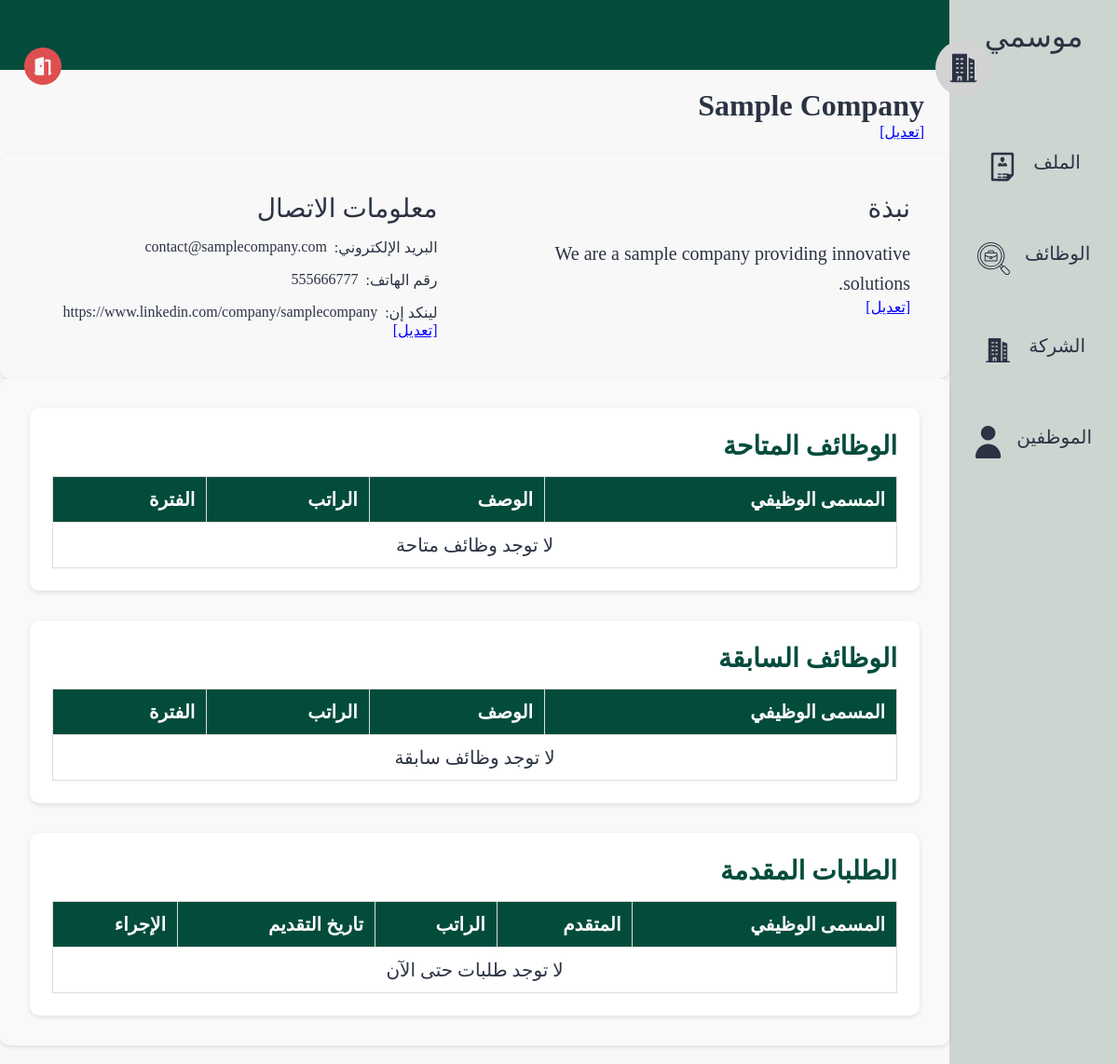
The page /pages/company.php?id=2 (signed in) on the database its author committed.
### tables this page shows
CREATE TABLE company (
    company_id INTEGER PRIMARY KEY, 
    owner_id INTEGER,
    hr_id INTEGER,
    name TEXT,
    location TEXT,
    email TEXT,
    linkedin Text,
    phone TEXT,
    bio TEXT,
    FOREIGN KEY (owner_id) REFERENCES users(id) ON DELETE CASCADE,
    FOREIGN KEY (hr_id) REFERENCES users(id) ON DELETE CASCADE
);

### src/pages/company.php (the view, shortened to what this page needs)
<?php
include('../database/data.php');
$company_id = isset($_GET["id"]) ? intval($_GET["id"]) : ($_SESSION['user']['company_id'] ?? 0);
$stmt = $db->prepare("SELECT * FROM company WHERE company_id = :company_id");
$stmt->bindValue(':company_id', $company_id, SQLITE3_INTEGER);
$result = $stmt->execute()->fetchArray(SQLITE3_ASSOC);
$isOwner = (isset($_SESSION['user']) && $_SESSION['user']['id'] == $result['owner_id']);
$name = $result['name'] ?? 'غير معروف';
$bio = $result['bio'] ?? 'لا توجد معلومات';
$email = $result['email'] ?? 'غير متوفر';
$phone = $result['phone'] ?? 'غير متوفر';
$linkedin = $result['linkedin'] ?? '#';
$applications = fetchAllApplicationsForCompany($company_id);
$availableJobs = [];
$previousJobs = [];
?>
<!DOCTYPE html>
<html lang="ar" dir="rtl">
<head>
  <link rel="stylesheet" href="../styles/profile.css">
</head>
<body>
  <section class="page-structure">
    <?php
      include "../components/NavBar.php";
    ?>
    <section class="page-content">
      <div class="username">
        <img class="profile-pic" src="../images/company.svg" alt="صورة الشركة">
        <div class="user">
          <h2 id="companyNameDisplay"><?php echo htmlspecialchars($name); ?></h2>
          <?php if ($isOwner): ?>
            <span class="edit-btn" onclick="toggleEdit('companyName')">[تعديل]</span>
          <?php endif; ?>
        </div>
      </div>
      <div class="options">
        <a href="../pages/logout.php">
          <img class="nav-icon" style="--color: #DF4F4F" src="../images/logout.svg" alt="شعار تسجيل الخروج">
        </a>
      </div>
      <header></header>
      <main>
        <section class="profile-details">
          <div class="block about">
            <h2>نبذة</h2>
            <div id="companyAboutDisplay">
              <p><?php echo htmlspecialchars($bio); ?></p>
              <?php if ($isOwner): ?>
                <span class="edit-btn" onclick="toggleEdit('companyAbout')">[تعديل]</span>
              <?php endif; ?>
            </div>
          </div>
          <div class="block contacts">
            <h2>معلومات الاتصال</h2>
            <div id="companyContactDisplay">
              <ul>
                <li>البريد الإلكتروني:
                  <a href="mailto:<?php echo htmlspecialchars($email); ?>"><?php echo htmlspecialchars($email); ?></a>
                </li>
                <li>رقم الهاتف:
                  <a href="tel:<?php echo htmlspecialchars($phone); ?>"><?php echo htmlspecialchars($phone); ?></a>
                </li>
                <li>لينكد إن:
                  <a href="<?php echo htmlspecialchars($linkedin); ?>" target="_blank"><?php echo htmlspecialchars($linkedin); ?></a>
                </li>
              </ul>
              <?php if ($isOwner): ?>
                <span class="edit-btn" onclick="toggleEdit('companyContact')">[تعديل]</span>
              <?php endif; ?>
            </div>
        </section>
        <section class="recent-activity">
          <div class="block experinces">
            <h2>الوظائف المتاحة</h2>
            <table border="1" cellpadding="5" cellspacing="0" style="width:100%; text-align:right;">
              <tr>
                <th>المسمى الوظيفي</th>
                <th>الوصف</th>
                <th>الراتب</th>
                <th>الفترة</th>
              </tr>
              <?php if (!empty($availableJobs)): ?>
                <?php foreach ($availableJobs as $job): ?>
                  <tr>
                    <td><?= htmlspecialchars($job["name"]) ?></td>
                    <td><?= htmlspecialchars($job["description"]) ?></td>
                    <td><?= htmlspecialchars($job["salary"]) ?> ريال</td>
                    <td>
                      من <?= htmlspecialchars($job["start"]) ?>
                      <?php if (!empty($job["end"])): ?>
                        إلى <?= htmlspecialchars($job["end"]) ?>
                      <?php else: ?>
                        (مستمر)
                      <?php endif; ?>
                    </td>
                  </tr>
                <?php endforeach; ?>
              <?php else: ?>
                <tr>
                  <td colspan="4" style="text-align: center;">لا توجد وظائف متاحة</td>
                </tr>
              <?php endif; ?>
            </table>
          </div>
          <div class="block experinces">
            <h2>الوظائف السابقة</h2>
            <table border="1" cellpadding="5" cellspacing="0" style="width:100%; text-align:right;">
              <tr>
                <th>المسمى الوظيفي</th>
                <th>الوصف</th>
                <th>الراتب</th>
                <th>الفترة</th>
              </tr>
              <?php if (!empty($previousJobs)): ?>
                <?php foreach ($previousJobs as $job): ?>
                  <tr>
                    <td><?= htmlspecialchars($job["name"]) ?></td>
                    <td><?= htmlspecialchars($job["description"]) ?></td>
                    <td><?= htmlspecialchars($job["salary"]) ?> ريال</td>
                    <td>
                      من <?= htmlspecialchars($job["start"]) ?>
                      إلى <?= htmlspecialchars($job["end"]) ?>
                    </td>
                  </tr>
                <?php endforeach; ?>
              <?php else: ?>
                <tr>
                  <td colspan="4" style="text-align: center;">لا توجد وظائف سابقة</td>
                </tr>
              <?php endif; ?>
            </table>
          </div>
          <?php if($isOwner): ?>
          <div class="block experinces">
            <h2>الطلبات المقدمة</h2>
            <table border="1" cellpadding="5" cellspacing="0" style="width:100%; text-align:right;">
              <tr>
                <th>المسمى الوظيفي</th>
                <th>المتقدم</th>
                <th>الراتب</th>
                <th>تاريخ التقديم</th>
                <th>الإجراء</th>
              </tr>
              <?php if (!empty($applications)): ?>
                <?php foreach ($applications as $application): ?>
                  <tr>
                    <td><?= htmlspecialchars($application["job_title"]) ?></td>
                    <td><?= htmlspecialchars($application["applicant_name"]) ?></td>
                    <td><?= htmlspecialchars($application["salary"]) ?> ريال</td>
                    <td><?= htmlspecialchars($application["applied_at"]) ?></td>
                    <td>
                      <?php if ($application["status"] === "pending"): ?>
                        <form action="update_application_status.php" method="POST" style="display:inline;">
                          <input type="hidden" name="application_id" value="<?= $application['id']; ?>">
                          <input type="hidden" name="status" value="accepted">
                          <button type="submit" class="accept-btn">قبول</button>
                        </form>
                        <form action="update_application_status.php" method="POST" style="display:inline;">
                          <input type="hidden" name="application_id" value="<?= $application['id']; ?>">
                          <input type="hidden" name="status" value="rejected">
                          <button type="submit" class="reject-btn">رفض</button>
                        </form>
                      <?php else: ?>
                        <span class="<?= $application["status"] === 'accepted' ? 'accepted' : 'rejected'; ?>">
                          <?= $application["status"] === "accepted" ? "✔ مقبول" : "✖ مرفوض"; ?>
                        </span>
                      <?php endif; ?>
                    </td>
                  </tr>
                <?php endforeach; ?>
              <?php else: ?>
                <tr>
                  <td colspan="5" style="text-align: center;">لا توجد طلبات حتى الآن</td>
                </tr>
              <?php endif; ?>
            </table>
          </div>
          <?php endif; ?>
        </section>
      </main>
    </section>
  </section>
</body>
</html>

### src/styles/profile.css (style rules this page uses)
* { color: var(--black-color); }
body { background-color: var(--white-color); }
.nav-icon { --color: var(--white-alt-color); background-color: var(--color); width: 40px; height: 40px; border-radius: 50%; padding: 0.5rem; }
section.page-content { width: 100%; }
header { position: relative; display: flex; align-items: center; justify-content: space-between; min-height: 75px; background-color: var(--main-color); padding: 1.25rem 3rem; }
.username .profile-pic { width: 60px; height: 60px; padding: 10px; border-radius: 50%; background-color: lightgray; top: 0; }
.username { display: flex; align-items: center; gap: 0.75rem; height: 65px; position: absolute; top: 0; right: 18px; z-index: 1000; padding: 0.5rem 1rem; right: 10%; top: 40px; }
.options { display: flex; align-items: center; gap: 0.75rem; height: 65px; position: absolute; top: 40px; left: 10px; z-index: 1000; padding: 0.5rem 1rem; }
.username h2 { font-size: 2rem; }
.username .user { position: static; margin-top: 100px; }
header::after { content: ""; position: absolute; right: 0; bottom: 0; width: 70%; height: 4px; background-color: var(--main-color); }
main { margin-top: 70px; width: 100%; padding: 1rem; }
main section { border-radius: 10px; box-shadow: 0 2px 5px rgba(0, 0, 0, 0.1); padding: 18px; }
.profile-details { display: grid; grid-template-columns: 1fr 1fr; gap: 2rem; }
.profile-details .block { display: flex; flex-direction: column; gap: 1rem; background-color: var(--white-color); padding: 1.5rem; border-radius: 10px; }
.profile-details .block h2 { font-size: 1.75rem; font-weight: 500; }
.profile-details .block ul { list-style: none; padding-inline-start: 0; display: flex; flex-wrap: wrap; gap: 1rem; }
.profile-details .block ul li { display: flex; gap: 0.5rem; font-size: 1rem; }
.profile-details .block.about p { font-size: 1.25rem; line-height: 1.6; }
.recent-activity { display: flex; flex-direction: column; gap: 2rem; padding: 2rem; background-color: #f9f9f9; border-radius: 10px; }
.recent-activity .block { background-color: #fff; padding: 1.5rem; border-radius: 10px; box-shadow: 0 2px 5px rgba(0, 0, 0, 0.1); }
.recent-activity .block h2 { font-size: 1.75rem; margin-bottom: 1rem; color: var(--main-color); }
.experinces table { width: 100%; border-collapse: collapse; font-size: 1.25rem; margin-top: 1rem; }
.experinces table th, .experinces table td { padding: 0.75rem; text-align: right; border: 1px solid #ddd; }
.experinces table th { background-color: var(--main-color); color: #fff; }
.experinces table tr:nth-child(odd) { background-color: #f9f9f9; }
.experinces table tr:nth-child(even) { background-color: #fff; }
@media (min-width: 992px) { main { padding: 1.25rem 0; } }

### src/styles/globals.css (style rules this page uses)
*, *::before, *::after { box-sizing: border-box; margin: 0; padding: 0; list-style: none; text-decoration: none; }
:root { --main-color: #034c3c; --secondary-color: #d2b48c; --white-color: #f8f8f8; --black-color: #2b3344; --white-alt-color: #cdd5d1; }
a { display: block; color: var(--black-color); }
.page-structure { display: flex; min-height: 100vh; }

### src/pages/company.php (style rules this page uses)
.edit-btn, .cancel-btn { cursor: pointer; color: blue; text-decoration: underline; margin-left: 5px; }

### rows shown on the page
company: name "Sample Company", bio "We are a sample company providing innovative solutions.", email "contact@samplecompany.com", phone "555666777", linkedin "https://www.linkedin.com/company/samplecompany"

### other values the page prints
$nav['title'] "الملف"
$nav['title'] "الوظائف"
$nav['title'] "الشركة"
$nav['title'] "الموظفين"
